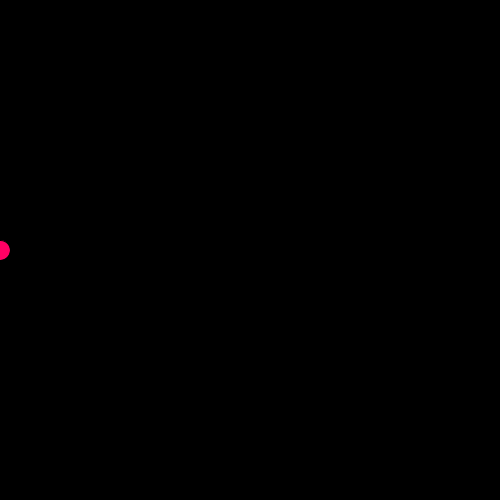
Frame 1 (no input)
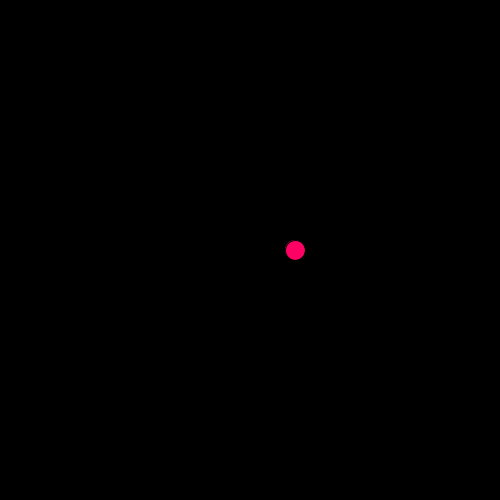
Frame 60 (the mouse pressed at the canvas centre just before this capture)
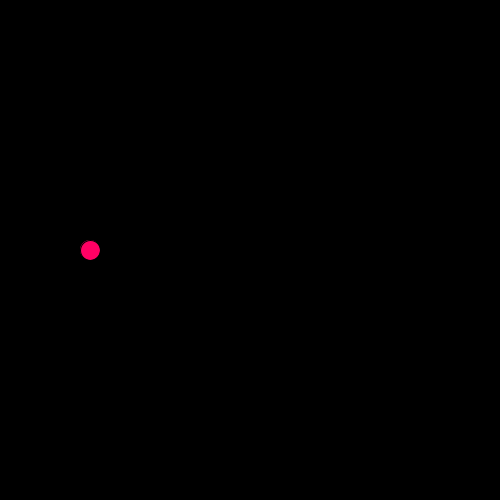
Frame 120 (the mouse held since frame 60 and released just before this capture)

The Processing sketch that drew these frames (run headless with seeded random() and noise(); from frame 60 on, the mouse is pressed at the canvas centre):

// Processing sketch: across_screen
// ── across_screen.pde
int x;
void setup()
{size(500,500);
x=0;
}

void draw()
{
  
  fill(255,0,100);
  background(0);
  ellipse(x,width/2,20,20);
  x=x+5;
  if(x > 500)
 x=0;} 
    
